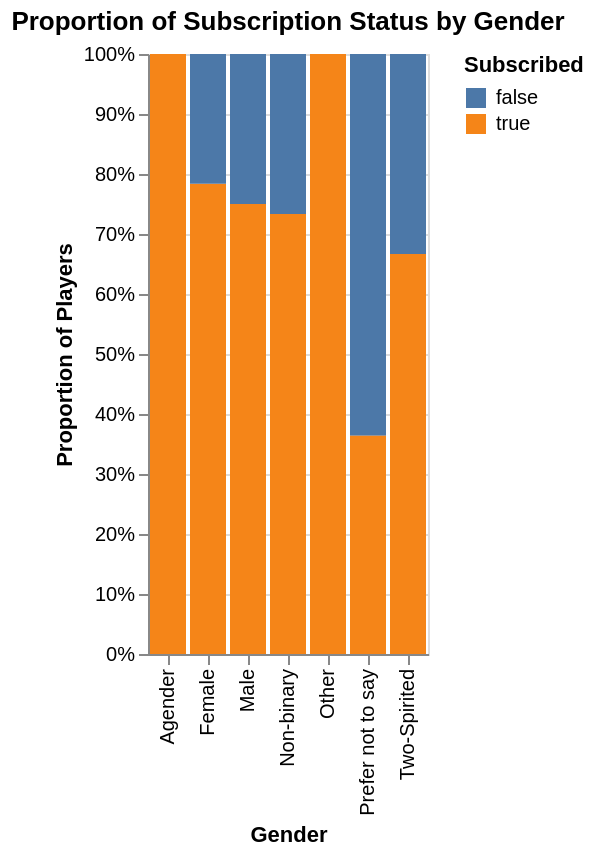

Write notebook code for a chart like this one.
### Markdown cell above
We can see that veteran players are less likely to subscribe compared to other players with differing experience.

Next, we can graph the proportion of players subscribed by gender.

### Code cell
gender_chart = (
    alt.Chart(players)
    .mark_bar()
    .encode(
        x=alt.X('gender:N', title='Gender'),
        y=alt.Y('count()', stack='normalize', title='Proportion of Players'),
        color=alt.Color('subscribe:N', title='Subscribed'),  
    )
    .properties(
        title='Proportion of Subscription Status by Gender'
    )
)
gender_chart

### Figure 1 — Vega-Lite specification as saved in the notebook (floating-point values rounded to 4 significant figures; data arrays with more than 128 entries replaced by an {"elided": "..."} marker saying what was removed)
{"config": {"view": {"continuousWidth": 300, "continuousHeight": 300}}, "data": {"name": "data-ce4363b1cc149d2771de4f7f6f9a7330"}, "mark": {"type": "bar"}, "encoding": {"color": {"field": "subscribe", "title": "Subscribed", "type": "nominal"}, "x": {"field": "gender", "title": "Gender", "type": "nominal"}, "y": {"aggregate": "count", "stack": "normalize", "title": "Proportion of Players", "type": "quantitative"}}, "title": "Proportion of Subscription Status by Gender", "$schema": "https://vega.github.io/schema/vega-lite/v5.20.1.json", "datasets": {"data-ce4363b1cc149d2771de4f7f6f9a7330": {"elided": "196 records"}}}
